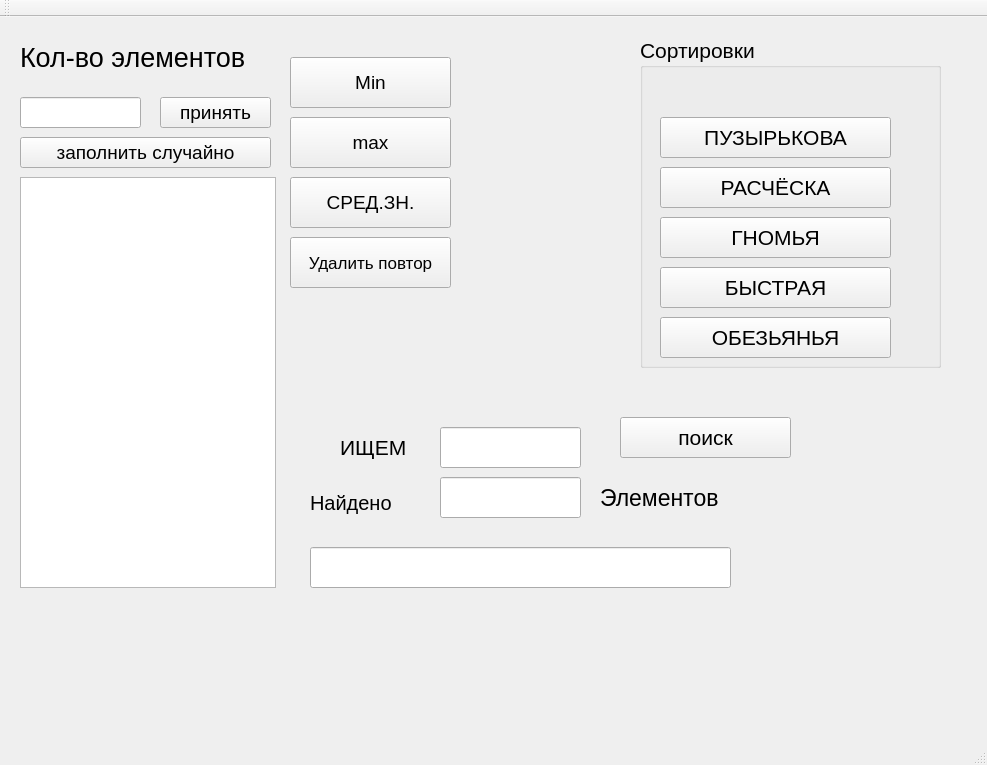
<?xml version="1.0" encoding="UTF-8"?>
<ui version="4.0">
 <class>MainWindow</class>
 <widget class="QMainWindow" name="MainWindow">
  <property name="geometry">
   <rect>
    <x>0</x>
    <y>0</y>
    <width>987</width>
    <height>765</height>
   </rect>
  </property>
  <property name="windowTitle">
   <string>MainWindow</string>
  </property>
  <widget class="QWidget" name="centralWidget">
   <widget class="QLabel" name="label">
    <property name="geometry">
     <rect>
      <x>20</x>
      <y>20</y>
      <width>251</width>
      <height>41</height>
     </rect>
    </property>
    <property name="font">
     <font>
      <pointsize>20</pointsize>
     </font>
    </property>
    <property name="text">
     <string>Кол-во элементов</string>
    </property>
   </widget>
   <widget class="QLineEdit" name="lineEdit_kolvo">
    <property name="geometry">
     <rect>
      <x>20</x>
      <y>80</y>
      <width>121</width>
      <height>31</height>
     </rect>
    </property>
    <property name="font">
     <font>
      <pointsize>14</pointsize>
     </font>
    </property>
   </widget>
   <widget class="QPushButton" name="pushButton_tabl">
    <property name="geometry">
     <rect>
      <x>160</x>
      <y>80</y>
      <width>111</width>
      <height>31</height>
     </rect>
    </property>
    <property name="font">
     <font>
      <pointsize>14</pointsize>
     </font>
    </property>
    <property name="text">
     <string>принять</string>
    </property>
   </widget>
   <widget class="QTableWidget" name="tableWidget">
    <property name="geometry">
     <rect>
      <x>20</x>
      <y>160</y>
      <width>256</width>
      <height>411</height>
     </rect>
    </property>
    <property name="font">
     <font>
      <pointsize>14</pointsize>
     </font>
    </property>
   </widget>
   <widget class="QPushButton" name="pushButton_sl">
    <property name="geometry">
     <rect>
      <x>20</x>
      <y>120</y>
      <width>251</width>
      <height>31</height>
     </rect>
    </property>
    <property name="font">
     <font>
      <pointsize>14</pointsize>
     </font>
    </property>
    <property name="text">
     <string>заполнить случайно</string>
    </property>
   </widget>
   <widget class="QPushButton" name="pushButton_max">
    <property name="geometry">
     <rect>
      <x>290</x>
      <y>100</y>
      <width>161</width>
      <height>51</height>
     </rect>
    </property>
    <property name="font">
     <font>
      <pointsize>14</pointsize>
     </font>
    </property>
    <property name="text">
     <string>max</string>
    </property>
   </widget>
   <widget class="QPushButton" name="pushButton_sred">
    <property name="geometry">
     <rect>
      <x>290</x>
      <y>160</y>
      <width>161</width>
      <height>51</height>
     </rect>
    </property>
    <property name="font">
     <font>
      <pointsize>14</pointsize>
     </font>
    </property>
    <property name="text">
     <string>СРЕД.ЗН.</string>
    </property>
   </widget>
   <widget class="QPushButton" name="pushButton_min">
    <property name="geometry">
     <rect>
      <x>290</x>
      <y>40</y>
      <width>161</width>
      <height>51</height>
     </rect>
    </property>
    <property name="font">
     <font>
      <pointsize>14</pointsize>
     </font>
    </property>
    <property name="text">
     <string>Min</string>
    </property>
   </widget>
   <widget class="QLabel" name="label_min">
    <property name="geometry">
     <rect>
      <x>470</x>
      <y>40</y>
      <width>141</width>
      <height>51</height>
     </rect>
    </property>
    <property name="text">
     <string/>
    </property>
   </widget>
   <widget class="QLabel" name="label_sred">
    <property name="geometry">
     <rect>
      <x>470</x>
      <y>160</y>
      <width>141</width>
      <height>51</height>
     </rect>
    </property>
    <property name="text">
     <string/>
    </property>
   </widget>
   <widget class="QLabel" name="label_max">
    <property name="geometry">
     <rect>
      <x>470</x>
      <y>90</y>
      <width>141</width>
      <height>51</height>
     </rect>
    </property>
    <property name="text">
     <string/>
    </property>
   </widget>
   <widget class="QGroupBox" name="groupBox">
    <property name="geometry">
     <rect>
      <x>640</x>
      <y>20</y>
      <width>301</width>
      <height>331</height>
     </rect>
    </property>
    <property name="font">
     <font>
      <pointsize>16</pointsize>
     </font>
    </property>
    <property name="title">
     <string>Сортировки</string>
    </property>
    <widget class="QPushButton" name="pushButton_puz">
     <property name="geometry">
      <rect>
       <x>20</x>
       <y>80</y>
       <width>231</width>
       <height>41</height>
      </rect>
     </property>
     <property name="text">
      <string>ПУЗЫРЬКОВА</string>
     </property>
    </widget>
    <widget class="QPushButton" name="pushButton_ras">
     <property name="geometry">
      <rect>
       <x>20</x>
       <y>130</y>
       <width>231</width>
       <height>41</height>
      </rect>
     </property>
     <property name="text">
      <string>РАСЧЁСКА</string>
     </property>
    </widget>
    <widget class="QPushButton" name="pushButton_bict">
     <property name="geometry">
      <rect>
       <x>20</x>
       <y>230</y>
       <width>231</width>
       <height>41</height>
      </rect>
     </property>
     <property name="text">
      <string>БЫСТРАЯ</string>
     </property>
    </widget>
    <widget class="QPushButton" name="pushButton_obezi">
     <property name="geometry">
      <rect>
       <x>20</x>
       <y>280</y>
       <width>231</width>
       <height>41</height>
      </rect>
     </property>
     <property name="text">
      <string>ОБЕЗЬЯНЬЯ</string>
     </property>
    </widget>
    <widget class="QPushButton" name="pushButton_gnom">
     <property name="geometry">
      <rect>
       <x>20</x>
       <y>180</y>
       <width>231</width>
       <height>41</height>
      </rect>
     </property>
     <property name="text">
      <string>ГНОМЬЯ</string>
     </property>
    </widget>
   </widget>
   <widget class="QLabel" name="label_2">
    <property name="geometry">
     <rect>
      <x>340</x>
      <y>410</y>
      <width>81</width>
      <height>41</height>
     </rect>
    </property>
    <property name="font">
     <font>
      <pointsize>16</pointsize>
     </font>
    </property>
    <property name="text">
     <string>ИЩЕМ</string>
    </property>
   </widget>
   <widget class="QLineEdit" name="lineEdit_poisk">
    <property name="geometry">
     <rect>
      <x>440</x>
      <y>410</y>
      <width>141</width>
      <height>41</height>
     </rect>
    </property>
   </widget>
   <widget class="QPushButton" name="pushButton">
    <property name="geometry">
     <rect>
      <x>620</x>
      <y>400</y>
      <width>171</width>
      <height>41</height>
     </rect>
    </property>
    <property name="font">
     <font>
      <pointsize>16</pointsize>
     </font>
    </property>
    <property name="text">
     <string>поиск</string>
    </property>
   </widget>
   <widget class="QLabel" name="label_3">
    <property name="geometry">
     <rect>
      <x>310</x>
      <y>460</y>
      <width>111</width>
      <height>51</height>
     </rect>
    </property>
    <property name="font">
     <font>
      <pointsize>15</pointsize>
     </font>
    </property>
    <property name="text">
     <string>Найдено</string>
    </property>
   </widget>
   <widget class="QLineEdit" name="lineEdit_element">
    <property name="geometry">
     <rect>
      <x>440</x>
      <y>460</y>
      <width>141</width>
      <height>41</height>
     </rect>
    </property>
    <property name="readOnly">
     <bool>true</bool>
    </property>
   </widget>
   <widget class="QLabel" name="label_4">
    <property name="geometry">
     <rect>
      <x>600</x>
      <y>460</y>
      <width>171</width>
      <height>41</height>
     </rect>
    </property>
    <property name="font">
     <font>
      <pointsize>17</pointsize>
     </font>
    </property>
    <property name="text">
     <string>Элементов</string>
    </property>
   </widget>
   <widget class="QLineEdit" name="lineEdit_rezalt">
    <property name="geometry">
     <rect>
      <x>310</x>
      <y>530</y>
      <width>421</width>
      <height>41</height>
     </rect>
    </property>
    <property name="readOnly">
     <bool>true</bool>
    </property>
   </widget>
   <widget class="QPushButton" name="pushButton_2">
    <property name="geometry">
     <rect>
      <x>290</x>
      <y>220</y>
      <width>161</width>
      <height>51</height>
     </rect>
    </property>
    <property name="font">
     <font>
      <pointsize>13</pointsize>
     </font>
    </property>
    <property name="text">
     <string>Удалить повтор</string>
    </property>
   </widget>
  </widget>
  <widget class="QMenuBar" name="menuBar">
   <property name="geometry">
    <rect>
     <x>0</x>
     <y>0</y>
     <width>987</width>
     <height>21</height>
    </rect>
   </property>
  </widget>
  <widget class="QToolBar" name="mainToolBar">
   <attribute name="toolBarArea">
    <enum>TopToolBarArea</enum>
   </attribute>
   <attribute name="toolBarBreak">
    <bool>false</bool>
   </attribute>
  </widget>
  <widget class="QStatusBar" name="statusBar"/>
 </widget>
 <layoutdefault spacing="6" margin="11"/>
 <resources/>
 <connections/>
</ui>
